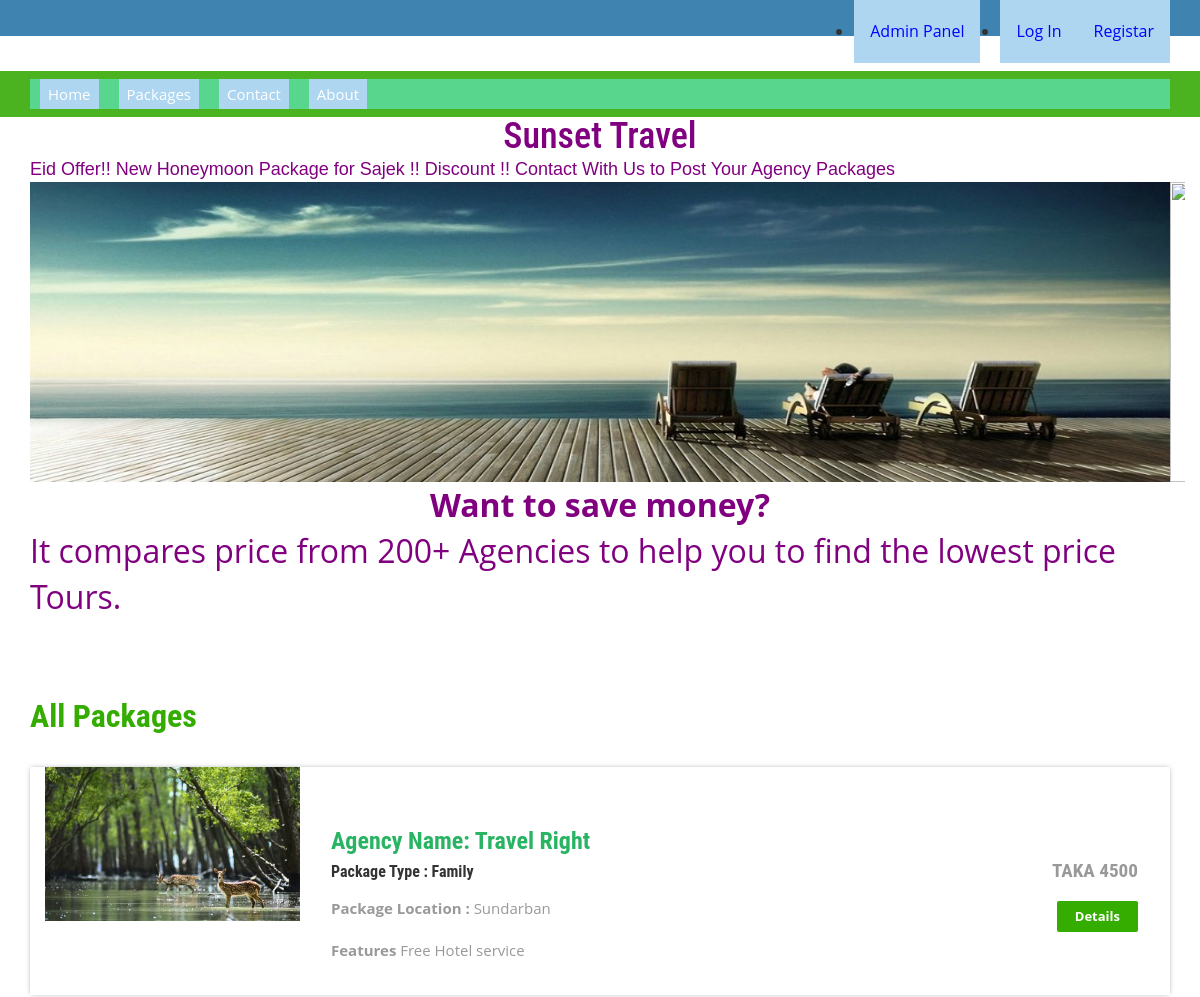
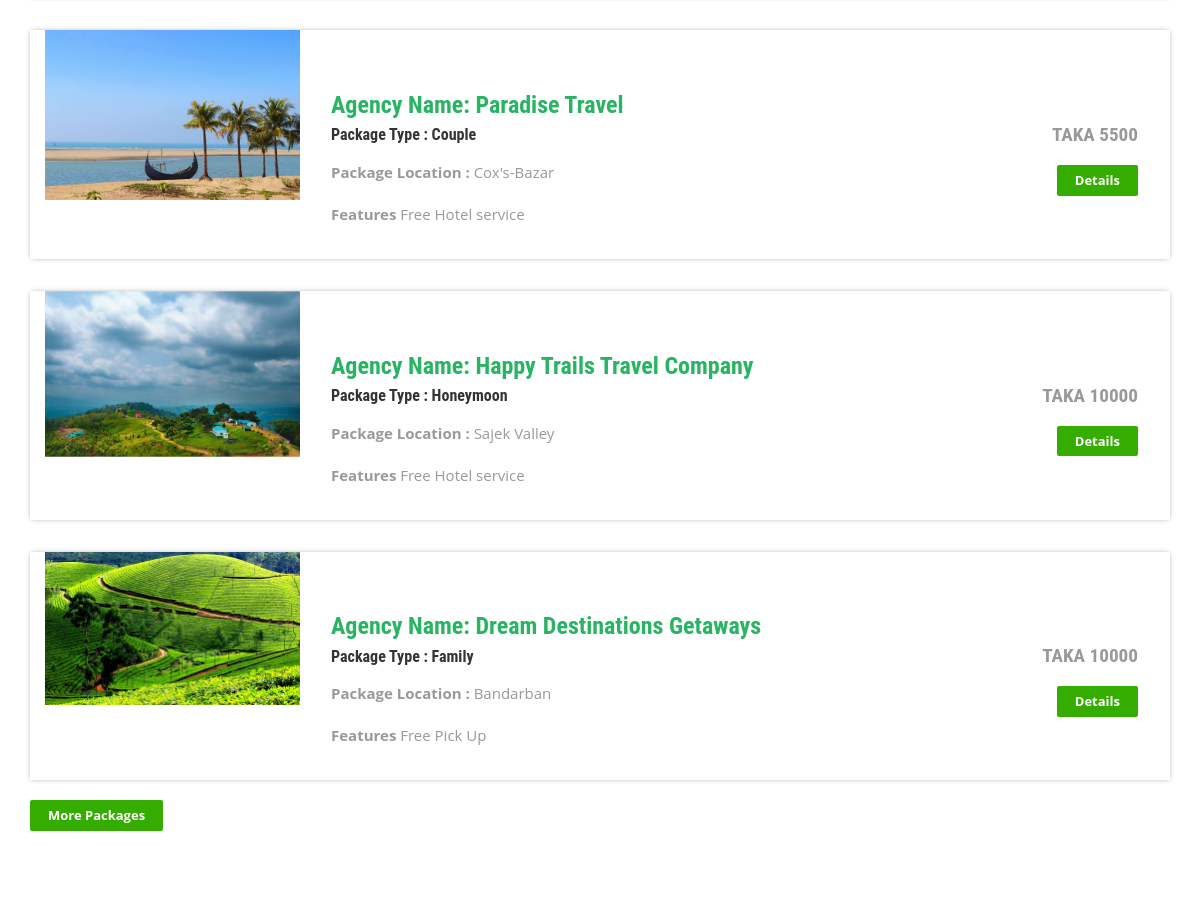
The page / on the database its author committed (2 pictures, top to bottom).
### tables this page shows
CREATE TABLE `tbltourpackages` (
  `PackageId` int(11) NOT NULL,
  `PackageName` varchar(200) NOT NULL,
  `PackageType` varchar(150) NOT NULL,
  `PackageLocation` varchar(100) NOT NULL,
  `PackagePrice` int(11) NOT NULL,
  `PackageFetures` varchar(255) NOT NULL,
  `PackageDetails` mediumtext NOT NULL,
  `PackageImage` varchar(100) NOT NULL,
  `Creationdate` timestamp NOT NULL DEFAULT CURRENT_TIMESTAMP,
  `UpdationDate` timestamp NULL DEFAULT '0000-00-00 00:00:00' ON UPDATE CURRENT_TIMESTAMP
);

### index.php (the view, shortened to what this page needs)
<?php
include('includes/config.php');
?>
<!DOCTYPE HTML>
<html>
<head>
<link href="css/bootstrap.css" rel='stylesheet' type='text/css' />
<link href="css/style.css" rel='stylesheet' type='text/css' />
<link href="css/font-awesome.css" rel="stylesheet">
</head>
<body background="qqq.svg">
<?php include('includes/header.php');?>
<div >
	<div class="container" id="slider">
		<link href="slider.css" rel='stylesheet' type='text/css' />
		<h1 align="center" style="color: purple"; > Sunset Travel</h1>
		<font  size="4" face="sans-serif" color="purple"> <marquee >Eid Offer!! New Honeymoon Package for Sajek !! Discount !!  Contact With Us to Post Your Agency Packages </marquee> </font>
	<figure>
		<img src="ttt.jpg" width="1240px" height="300px">
		<img src="sss.jpg" width="1240px" height="300px">
	</figure>
<font size="6" color="purple"><p align="center"><b>Want to save money?</b><br></p>
It compares price from 200+ Agencies to help you to find the lowest price Tours.</p></font>
	</div>
</div>
<div class="container">
	<div class="holiday">
	<h3>All Packages</h3>
<?php $sql = "SELECT * from tbltourpackages order by rand() limit 4";
$query = $dbh->prepare($sql);
$query->execute();
$results=$query->fetchAll(PDO::FETCH_OBJ);
if($query->rowCount() > 0)
{
foreach($results as $result)
{	?>
			<div class="rom-btm">
				<div class="col-md-3 room-left wow fadeInLeft animated" data-wow-delay=".5s">
					<img src="admin/pacakgeimages/<?php echo htmlentities($result->PackageImage);?>" class="img-responsive" alt="">
				</div> <br><br>
				<div class="col-md-6 room-midle wow fadeInUp animated" data-wow-delay=".5s">
					<h4 style="color:#28B463 ;">Agency Name: <?php echo htmlentities($result->PackageName);?></h4>
					<h6>Package Type : <?php echo htmlentities($result->PackageType);?></h6>
					<p><b>Package Location :</b> <?php echo htmlentities($result->PackageLocation);?></p>
					<p><b>Features</b> <?php echo htmlentities($result->PackageFetures);?></p>
				</div>
				<div class="col-md-3 room-right wow fadeInRight animated" data-wow-delay=".5s">
					<h5>TAKA <?php echo htmlentities($result->PackagePrice);?></h5>
					<a href="package-details.php?pkgid=<?php echo htmlentities($result->PackageId);?>" class="view">Details</a>
				</div>
				<div class="clearfix"></div>
			</div>
<?php }} ?>
<div><a href="package-list.php" class="view">More Packages</a></div>
</div>
	</div>
</body>
</html>

### css/New folder/style.css (style rules this page uses)
html, body { font-size: 100%; background: #fff; font-family: 'Open Sans', sans-serif; }
body a,.grid_1,plan_1,plan_1.one,plan_1.two,i.icon1, i.icon2, i.icon3, i.icon4, i.icon5, i.icon6 { transition:0.5s all; -webkit-transition:0.5s all; -moz-transition:0.5s all; -o-transition:0.5s all; -ms-transition:0.5s all; }
h1,h2,h3,h4,h5,h6 { margin:0; font-family: 'Roboto Condensed', sans-serif; }
p { margin:0; }
.holiday { padding: 5em 0; }
.holiday h3 { font-size: 2em; font-weight: 700; color: #34ad00; }
.holiday p { font-size: 1.2em; line-height: 1.8em; margin: 1em 0; color: #999; }
a.view { padding: 6px 18px; font-weight: 700; color: #fff; background-color: #34ad00; border: 0; font-size: 13px; border-radius: 2px; -webkit-transition: all .2s; -moz-transition: all .2s; transition: all .2s; margin-top: 20px; display: inline-block; }
.rom-btm { margin-top: 2em; box-shadow: 0px 0px 5px -1px rgba(0, 0, 0, 0.37); }
.rom-btm h4 { font-size: 1.5em; font-weight: 700; color: #34ad00; }
.rom-btm p { font-size: 15px; color: #999; }
.rom-btm h6 { font-size: 1em; font-weight: 700; margin: 0.5em 0; }
.room-right { text-align: right; padding: 3em 2em; }
.room-midle { padding: 1em; }
.rom-btm h5 { font-size: 1.2em; font-weight: 700; color: #999; }

### slider.css (style rules this page uses)
#slider { overflow: hidden; }
#slider figure img { width: 10%; float: left; }
#slider figure { position: relative; width: 1000%; margin: 0; text-align: left; font-size: 0; animation: 9s slider infinite; }

### rows shown on the page
tbltourpackages: PackageImage (picture), PackageName "Travel Right", PackageType "Family", PackageLocation "Sundarban", PackageFetures "Free Hotel service", PackagePrice "4500"
tbltourpackages: PackageImage (picture), PackageName "Paradise Travel", PackageType "Couple", PackageLocation "Cox's-Bazar", PackageFetures "Free Hotel service", PackagePrice "5500"
tbltourpackages: PackageImage (picture), PackageName "Happy Trails Travel Company", PackageType "Honeymoon", PackageLocation "Sajek Valley", PackageFetures "Free Hotel service", PackagePrice "10000"
tbltourpackages: PackageImage (picture), PackageName "Dream Destinations Getaways", PackageType "Family", PackageLocation "Bandarban", PackageFetures "Free Pick Up", PackagePrice "10000"
